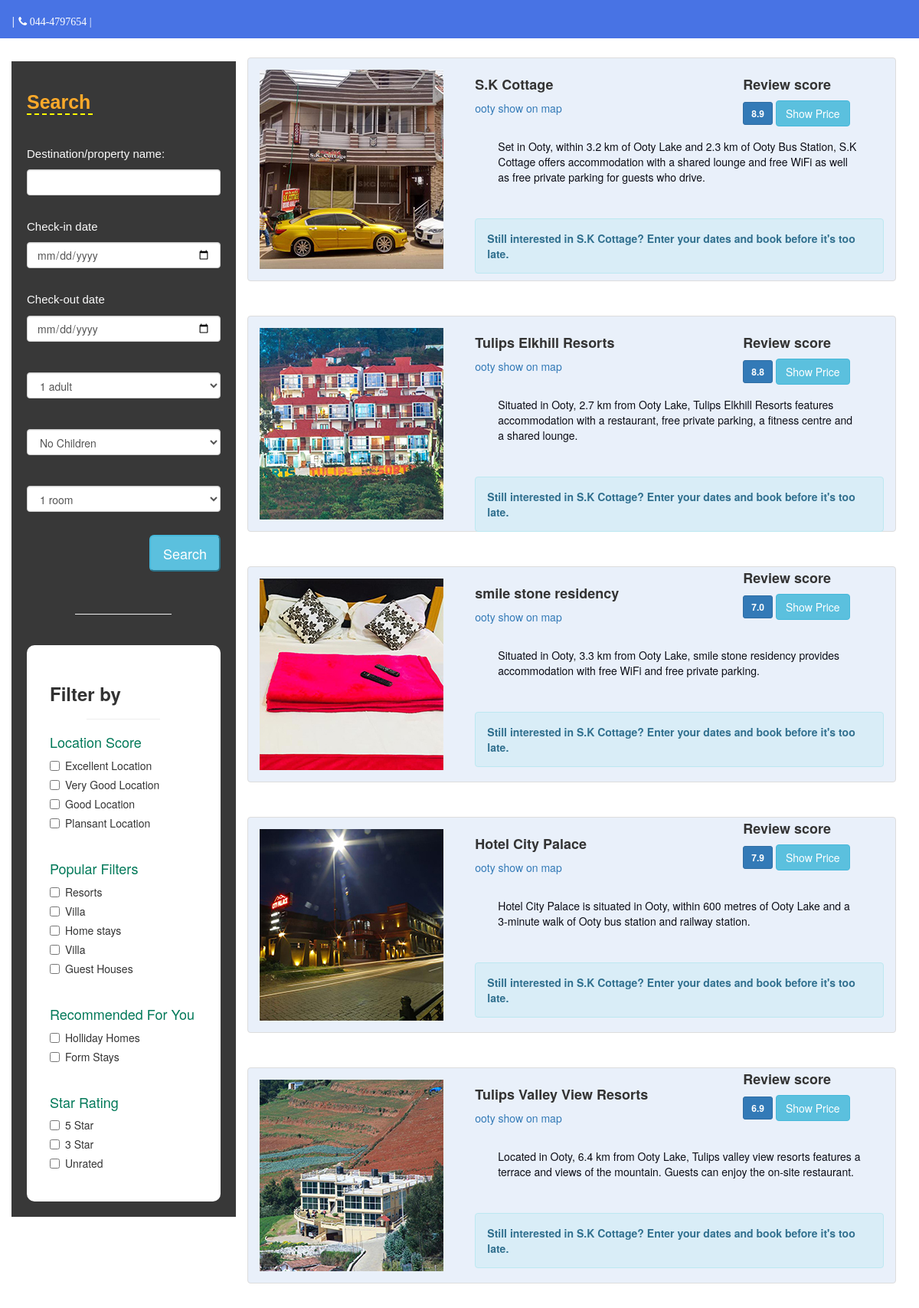
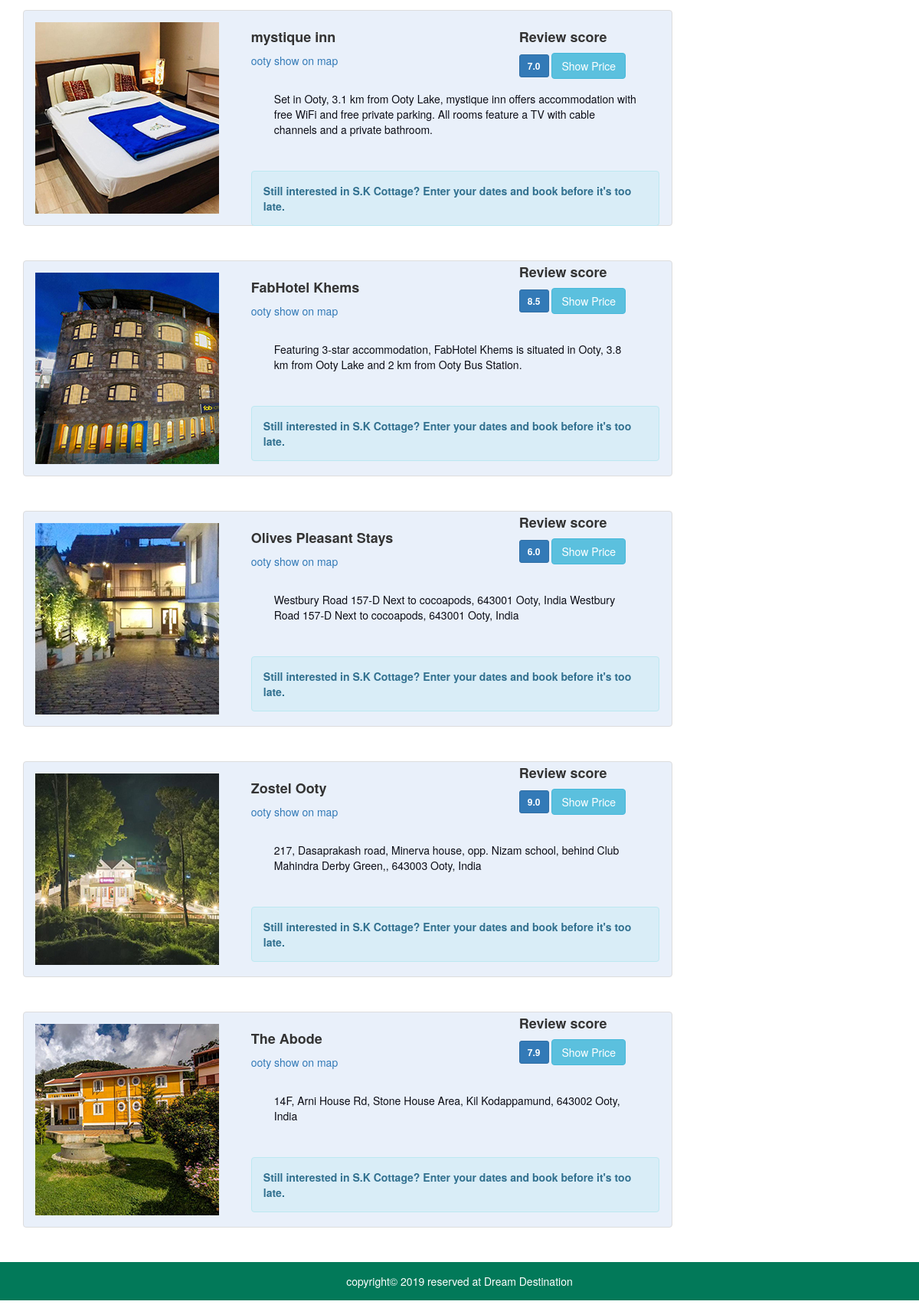
/trip_details.php?id=ooty, run on the app's committed database (2 pictures, top to bottom).
### tables this page shows
CREATE TABLE `hotel` (
  `id` int(11) NOT NULL auto_increment,
  `hname` varchar(255) NOT NULL,
  `hplace` varchar(255) NOT NULL,
  `haddress` varchar(255) NOT NULL,
  `himg` varchar(255) NOT NULL,
  `hrate` varchar(255) NOT NULL,
  PRIMARY KEY  (`id`)
);

### trip_details.php (the view, shortened to what this page needs)
<html>
  <head>
	<link href="style.css" rel="stylesheet" type="text/css" />
		<link href="bootstrap-3.3.7-dist/css/bootstrap.css" rel="stylesheet" type="text/css" />
  <link rel="stylesheet" href="https://maxcdn.bootstrapcdn.com/bootstrap/3.4.0/css/bootstrap.min.css">
  <link rel="stylesheet" href="https://cdnjs.cloudflare.com/ajax/libs/font-awesome/4.7.0/css/font-awesome.min.css">
  </head>
	<body>
		<div class="top">
			<ul class="num">
				<li >&nbsp; &nbsp; |<a href="#"> <span class="fa fa-phone"> 044-4797654 |</span></a></li>
			</ul>
		</div>
				<div class="container">
					<div class="row" >
						<div class="col-sm-3 " style="background-color:#383838; margin-top:30px; padding:20px;" >
							<h3 style="color:#FFAA2A; margin-top:20px; font-family:arial; font-size:25px; border-bottom:2px dashed yellow; width:34%;"><strong> Search </strong> </h3> <br>
							<form action="search_hotel.php" method="POST">
								<div class="form-group">
										<p style="color:#fafafa; margin-top:10px;  font-size:15px; font-family:arial;"> Destination/property name: </p>
										<input type="text" name="Name" class="form-control"  required />  <br>
											<p style="color:#fafafa; margin-top:10px;  font-size:15px; font-family:arial;"> Check-in date </p>
											<input type="date" class="form-control" />  <br>
											<p style="color:#fafafa;  margin-top:10px;  font-size:15px; font-family:arial;"> Check-out date</p>
											<input type="date" class="form-control" /><br>
										<br>
										 <select class="form-control " >
											<option>1 adult</option>
										</select>
										<br> <br>
										 <select class="form-control " >
											<option>No Children</option>
										</select>
										<br> <br>
										 <select class="form-control " >
											<option>1 room </option>
										</select>
										<br>
										<button style="margin:10px 10px 0px 160px;" type="button" class="btn-info btn-lg"> Search </button>
								</div>
								<br> <hr style="color:white;"> <br>
							</form>
										   <div class="form-group" style="background:#ffffff; padding:30px; margin:0px ; border-radius:10px;">
												<h3 ><strong> Filter by </strong></h3>
												<hr style="color:#0C0D16;">
												<h4 style="color:#027959;"> Location Score </h4>
													<div class="checkbox">
														<label><input type="checkbox" value="">Excellent Location</label>
													</div>
													<div class="checkbox">
														<label><input type="checkbox" value="">Very Good Location</label>
													</div>
													<div class="checkbox">
														<label><input type="checkbox" value="">Good Location</label>
													</div>
													<div class="checkbox">
														<label><input type="checkbox" value="">Plansant Location</label>
													</div>
													<br>
													<h4 style="color:#027959;"> Popular Filters </h4>
													<div class="checkbox">
														<label><input type="checkbox" value="">Resorts</label>
													</div>
													<div class="checkbox">
														<label><input type="checkbox" value="">Villa</label>
													</div>
													<div class="checkbox">
														<label><input type="checkbox" value="">Home stays</label>
													</div>
													<div class="checkbox">
														<label><input type="checkbox" value="">Villa</label>
													</div>
													<div class="checkbox">
														<label><input type="checkbox" value="">Guest Houses</label>
													</div>
													<br>
													<h4 style="color:#027959;"> Recommended For You </h4>
													<div class="checkbox">
														<label><input type="checkbox" value="">Holliday Homes</label>
													</div>
													<div class="checkbox">
														<label><input type="checkbox" value="">Form Stays</label>
													</div>
													<br>
													<h4 style="color:#027959;"> Star Rating </h4>
													<div class="checkbox">
														<label><input type="checkbox" value="">5 Star</label>
													</div>
													<div class="checkbox">
														<label><input type="checkbox" value="">3 Star</label>
													</div>
													<div class="checkbox">
														<label><input type="checkbox" value="">Unrated</label>
													</div>
											</div>
						</div>
					<?php
                       $id=$_GET["id"];
					if(isset($id))
					{
						$result=mysql_query("select * from hotel where hplace='$id' ");
						$n=mysql_num_rows($result);
						if($n>=1)
						{
							while($row=mysql_fetch_array($result))
							{
                       ?>
									<div class=" col-sm-9" style="margin-top:25px;">
										<div class="thumbnail" style="background:#E9F0FA; padding:15px;">
											<div class="row" >
												<div class="col-md-4">
													<img src="<?php echo $row["himg"]; ?>">
												</div>
												<div class="col-md-8">
														<h4><strong><?php echo $row["hname"]; ?> </strong> </h4>
														<a href="#"><?php echo $row["hplace"]; ?> </a> <a href="#" > show on map </a>
														<p style="padding:20px; margin:10px; color:#0C0D16;"> <?php echo $row["haddress"]; ?> </p>
													<div style="margin:-170px 20px 0px 350px">
														<h4><strong> Review score</strong> </h4>
														<button class="btn btn-primary btn-sm"> <Strong> <?php echo $row["hrate"]; ?></strong> </button>
														<button class="btn btn-info btn-md"> Show Price </button>
													</div>
													<div class="alert alert-info" style="margin:120px 0px -20px 0px;">
													<Strong> Still interested in S.K Cottage? Enter your dates and book before it's too late.</strong>
													</div>
												</div>
											</div>
										</div>
									</div>
							<?php
							}
						}
					}   ?>
						</div>
					</div>
		  <footer >
  <p class="final "> copyright&copy 2019 reserved at Dream Destination </p>
  </footer>
	</body>
</html>

### style.css (style rules this page uses)
* { margin:0; padding:0; }
body { margin:0; padding:0; }
.top { height:50px; background:#4873E4; }
.num { color:white; margin-top:17px; list-style:none; float:left; }
span.fa { color:white; padding:1px; }
hr { margin: 100px auto; width: 50%; height: 2px; background-color:red; border: none; }
.final { width:100%; height:50px; background:#027959; color:white; margin-top:25px; padding:15px; text-align:center; float:right; }

### data on the page
hotel: himg (picture), hname "S.K Cottage", hplace "ooty", haddress "Set in Ooty, within 3.2 km of Ooty Lake and 2.3 km of Ooty Bus Station, S.K Cottage offers accommodation with a shared lounge and free WiFi as well as free private parking for guests who drive.", hrate "8.9"
hotel: himg (picture), hname "Tulips Elkhill Resorts", hplace "ooty", haddress "Situated in Ooty, 2.7 km from Ooty Lake, Tulips Elkhill Resorts features accommodation with a restaurant, free private parking, a fitness centre and a shared lounge.", hrate "8.8"
hotel: himg (picture), hname "smile stone residency", hplace "ooty", haddress "Situated in Ooty, 3.3 km from Ooty Lake, smile stone residency provides accommodation with free WiFi and free private parking.", hrate "7.0"
hotel: himg (picture), hname "Hotel City Palace", hplace "ooty", haddress "Hotel City Palace is situated in Ooty, within 600 metres of Ooty Lake and a 3-minute walk of Ooty bus station and railway station.", hrate "7.9"
hotel: himg (picture), hname "Tulips Valley View Resorts", hplace "ooty", haddress "Located in Ooty, 6.4 km from Ooty Lake, Tulips valley view resorts features a terrace and views of the mountain. Guests can enjoy the on-site restaurant.", hrate "6.9"
hotel: himg (picture), hname "mystique inn", hplace "ooty", haddress "Set in Ooty, 3.1 km from Ooty Lake, mystique inn offers accommodation with free WiFi and free private parking. All rooms feature a TV with cable channels and a private bathroom.", hrate "7.0"
hotel: himg (picture), hname "FabHotel Khems", hplace "ooty", haddress "Featuring 3-star accommodation, FabHotel Khems is situated in Ooty, 3.8 km from Ooty Lake and 2 km from Ooty Bus Station.", hrate "8.5"
hotel: himg (picture), hname "Olives Pleasant Stays", hplace "ooty", haddress "Westbury Road 157-D Next to cocoapods, 643001 Ooty, India Westbury Road 157-D Next to cocoapods, 643001 Ooty, India", hrate "6.0"
hotel: himg (picture), hname "Zostel Ooty", hplace "ooty", haddress "217, Dasaprakash road, Minerva house, opp. Nizam school, behind Club Mahindra Derby Green,, 643003 Ooty, India", hrate "9.0"
hotel: himg (picture), hname "The Abode", hplace "ooty", haddress "14F, Arni House Rd, Stone House Area, Kil Kodappamund, 643002 Ooty, India", hrate "7.9"
